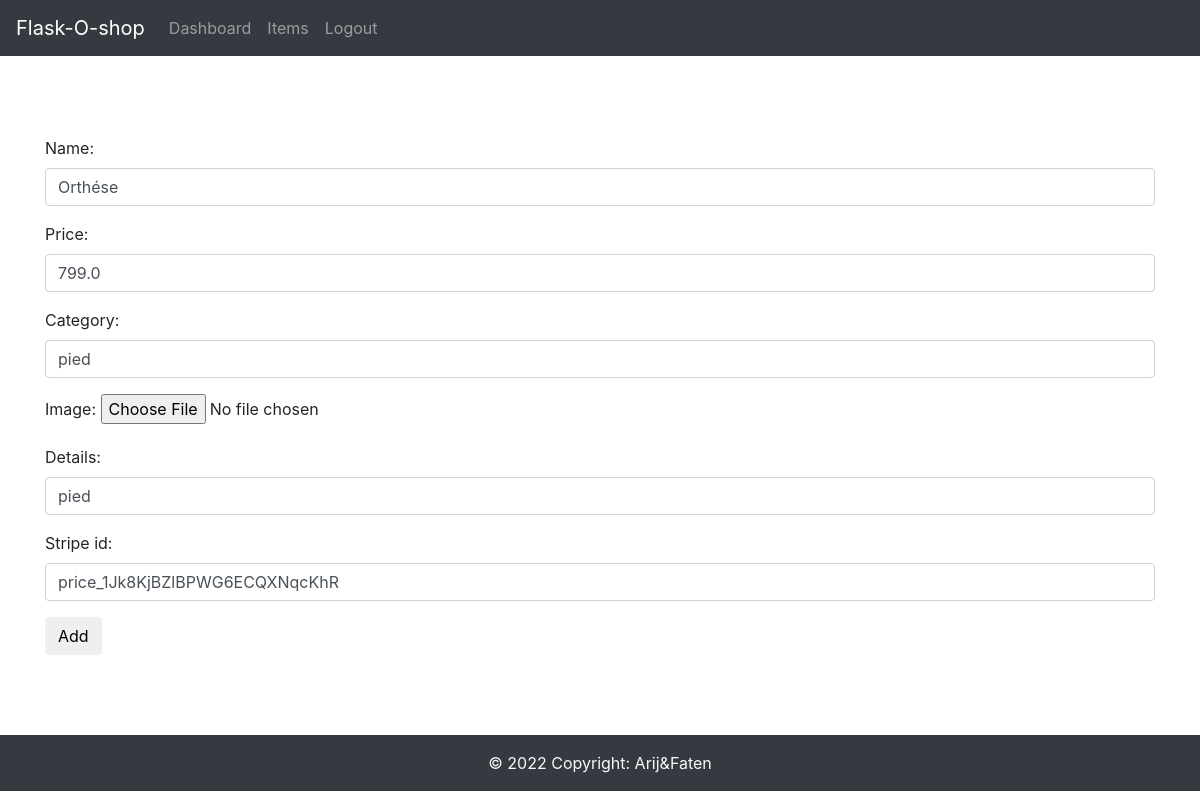
/admin/edit/item/1 (signed in), run on the app's committed database.
### db_models.py (models this page shows)
class Item(db.Model):
	__tablename__ = "items"
	id = db.Column(db.Integer, primary_key=True)
	name = db.Column(db.String(100), nullable=False)
	price = db.Column(db.Float, nullable=False)
	category = db.Column(db.Text, nullable=False)
	image = db.Column(db.String(250), nullable=False)
	details = db.Column(db.String(250), nullable=False)
	price_id = db.Column(db.String(250), nullable=False)
	orders = db.relationship("Ordered_item", backref="item")
	in_cart = db.relationship("Cart", backref="item")

### funcs.py (the view)
	def wrapper(*args, **kwargs):
		if current_user.is_authenticated and current_user.admin == 1:
			return func(*args, **kwargs)
		else:
			return "You are not Authorized to access this URL."

### admin/forms.py
class AddItemForm(FlaskForm):
	name = StringField("Name:", validators=[DataRequired(), Length(max=50)])
	price = FloatField("Price:", validators=[DataRequired()])
	category = StringField("Category:", validators=[DataRequired(), Length(max=50)])
	image = FileField("Image:", validators=[DataRequired()])
	details = StringField("Details:", validators=[DataRequired()])
	price_id = StringField("Stripe id:", validators=[DataRequired()])
	submit = SubmitField("Add")

### __init__.py (called while the page is built)
@app.context_processor
def inject_now():
	return {'now': datetime.utcnow()}

@login_manager.user_loader
def load_user(user_id):
	return User.query.get(user_id)

### admin/routes.py (called while the page is built, shortened)
@admin.route('/edit/<string:type>/<int:id>', methods=['POST', 'GET'])
@admin_only
def edit(type, id):
    if type == "item":
        item = Item.query.get(id)
        form = AddItemForm(
            name = item.name,
            price = item.price,
            category = item.category,
            details = item.details,
            image = item.image,
            price_id = item.price_id,
        )
    return render_template('admin/add.html', form=form)

### funcs.py (called while the page is built)
def admin_only(func):
	def wrapper(*args, **kwargs):
		if current_user.is_authenticated and current_user.admin == 1:
			return func(*args, **kwargs)
		else:
			return "You are not Authorized to access this URL."
	wrapper.__name__ = func.__name__
	return wrapper

### admin/templates/admin/add.html (shortened to what this page needs)
{% extends "admin/base.html" %}
{% block content %}
    <div class="forms">
		{{ wtf.quick_form(form) }}
	</div>
{% endblock %}

### data on the page
Item: name "Orthése", price "799.0", category "pied", details "pied", price_id "price_1Jk8KjBZlBPWG6ECQXNqcKhR"
